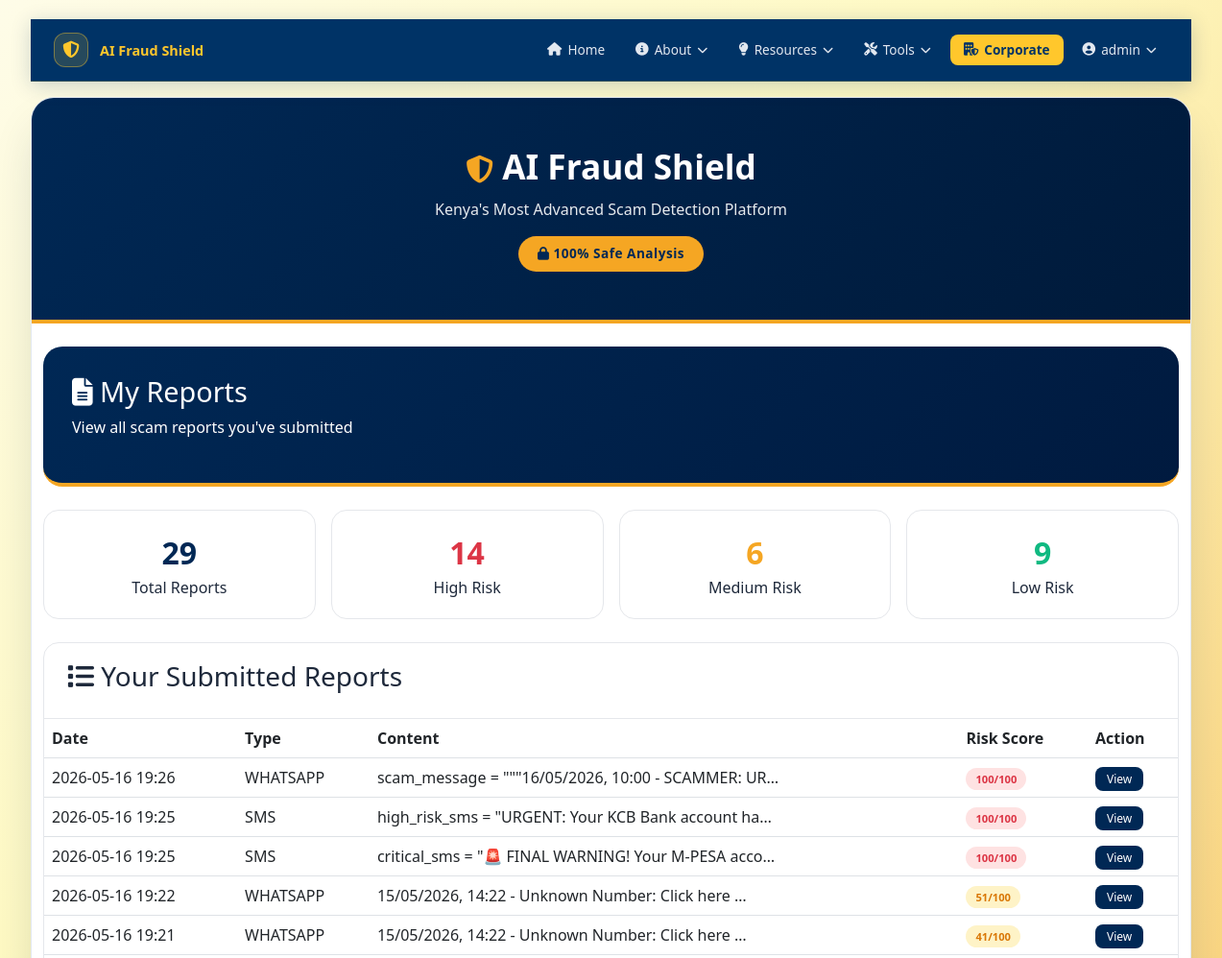
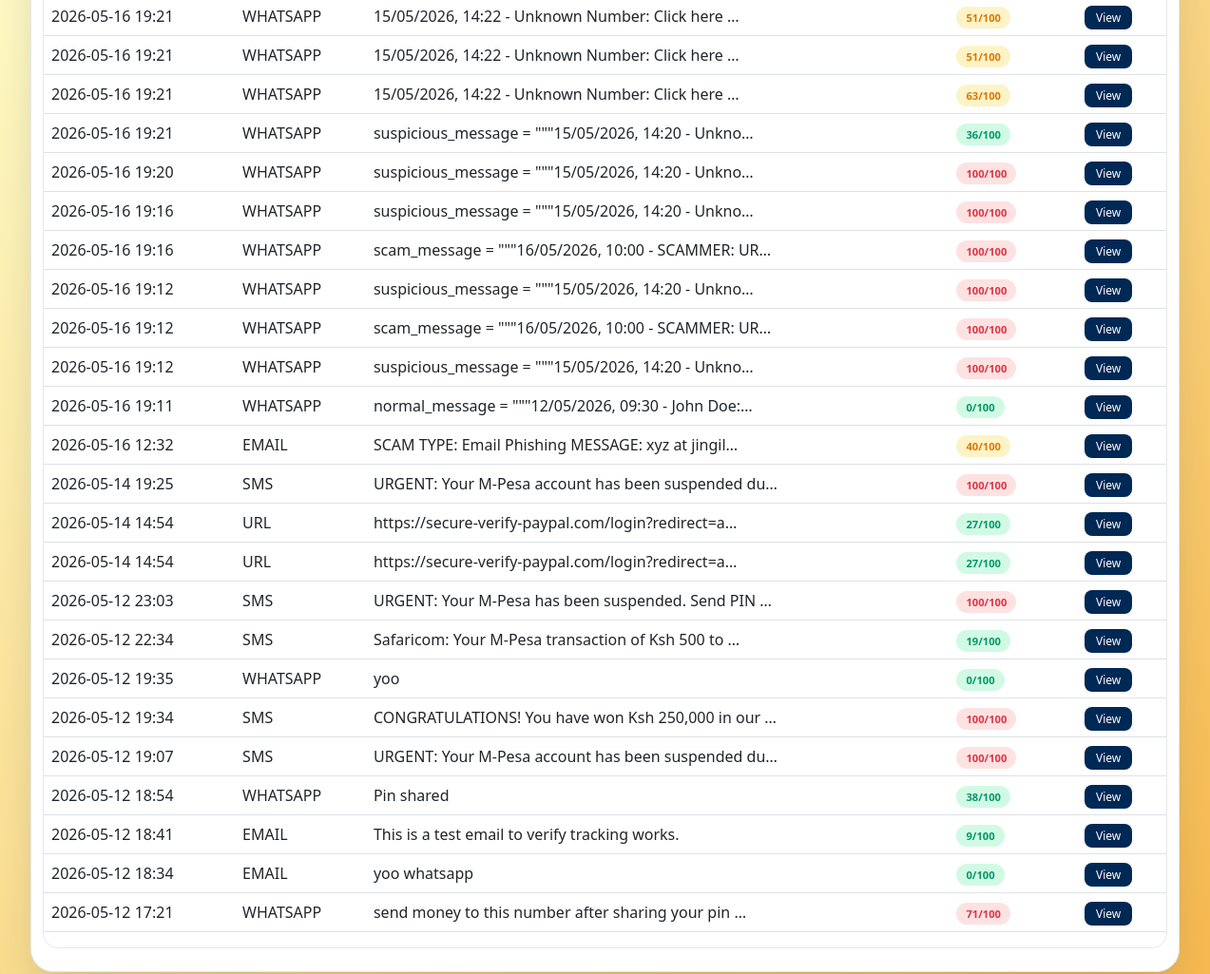
The page /my-reports/ (signed in) on the database as committed earlier (2 pictures, top to bottom).
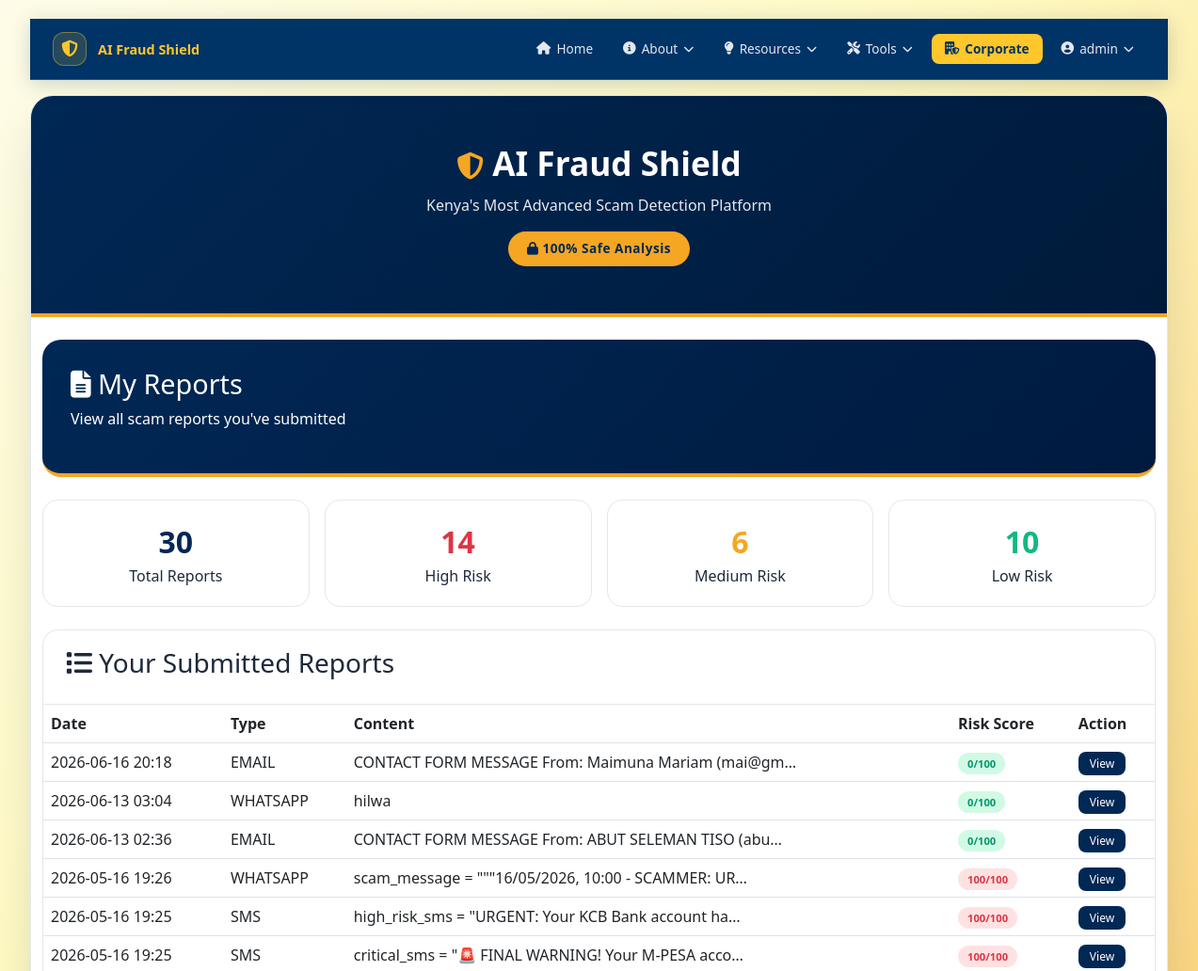
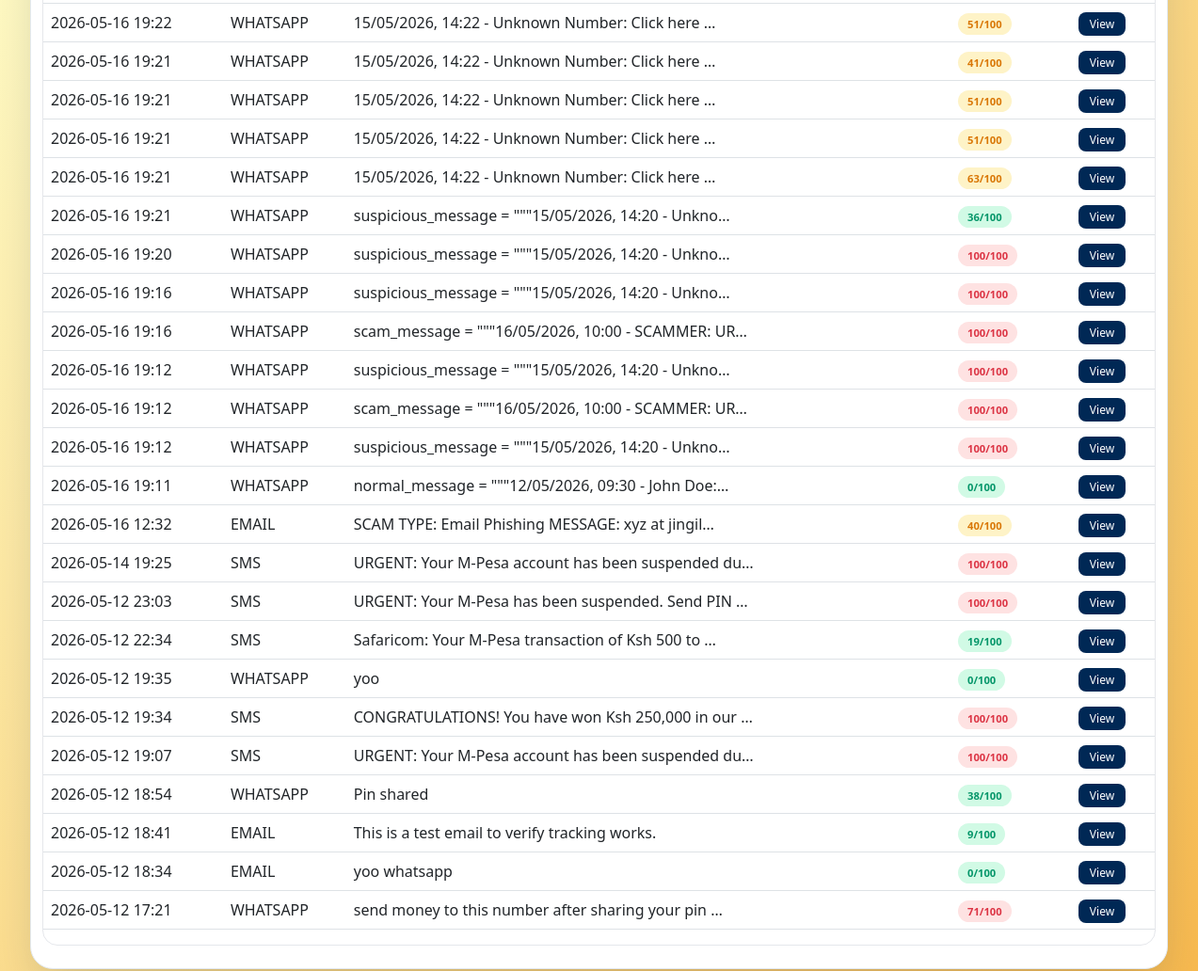
The same page on the database as committed later (2 pictures, top to bottom).
### detector/models.py (models this page shows, shortened)
class ScamReport(models.Model):
    REPORT_TYPES = [
        ('SMS', 'SMS Message'),
        ('EMAIL', 'Email'),
        ('URL', 'Website Link'),
        ('PHONE', 'Phone Number'),
        ('WHATSAPP', 'WhatsApp Chat'),
        ('SCREENSHOT', 'Screenshot'),
        ('CALL', 'Phone Call'),
        ('TELEGRAM', 'Telegram Message'),
        ('USSD', 'USSD Report'),
        ('WEB', 'Web Page'),
    ]
    user = models.ForeignKey(User, on_delete=models.CASCADE, null=True, blank=True, related_name='scam_reports')
    company = models.ForeignKey(Company, on_delete=models.SET_NULL, null=True, blank=True, related_name='company_reports')
    report_type = models.CharField(max_length=20, choices=REPORT_TYPES)
    content = models.TextField()
    risk_score = models.IntegerField()
    risk_level = models.CharField(max_length=20)
    reported_by = models.CharField(max_length=100, blank=True, null=True)
    date_reported = models.DateTimeField(auto_now_add=True)
    county = models.CharField(max_length=100, blank=True, null=True)
    latitude = models.FloatField(blank=True, null=True)
    longitude = models.FloatField(blank=True, null=True)
    ip_address = models.CharField(max_length=50, blank=True, null=True)
    class Meta:
        ordering = ['-date_reported']
        verbose_name = 'Scam Report'
        verbose_name_plural = 'Scam Reports'
        indexes = [
            models.Index(fields=['risk_score'], name='idx_scam_score'),
            models.Index(fields=['report_type'], name='idx_scam_type'),
            models.Index(fields=['date_reported'], name='idx_scam_date'),
            models.Index(fields=['user'], name='idx_scam_user'),
            models.Index(fields=['company'], name='idx_scam_company'),
        ]

### detector/views.py (the view)
# urls.py: path('my-reports/', views.my_reports, name='my_reports'),
@login_required
def my_reports(request):
    reports = ScamReport.objects.filter(user=request.user).order_by('-date_reported')
    context = {
        'reports': reports[:50],
        'total': reports.count(),
        'high_risk': reports.filter(risk_score__gte=70).count(),
        'medium_risk': reports.filter(risk_score__gte=40, risk_score__lt=70).count(),
        'low_risk': reports.filter(risk_score__lt=40).count(),
    }
    return render(request, 'detector/my_reports.html', context)

### detector/templates/detector/my_reports.html (shortened to what this page needs)
{% extends 'base.html' %}
{% load static %}
{% block content %}
<div class="container py-4">
    <div class="dashboard-header">
        <h1><i class="fas fa-file-alt"></i> My Reports</h1>
        <p>View all scam reports you've submitted</p>
    </div>
    <div class="stats-grid">
        <div class="stat-card navy">
            <div class="stat-value">{{ total }}</div>
            <div class="stat-label">Total Reports</div>
        </div>
        <div class="stat-card danger">
            <div class="stat-value">{{ high_risk }}</div>
            <div class="stat-label">High Risk</div>
        </div>
        <div class="stat-card warning">
            <div class="stat-value">{{ medium_risk }}</div>
            <div class="stat-label">Medium Risk</div>
        </div>
        <div class="stat-card success">
            <div class="stat-value">{{ low_risk }}</div>
            <div class="stat-label">Low Risk</div>
        </div>
    </div>
    <div class="table-card">
        <div class="card-header">
            <h3><i class="fas fa-list"></i> Your Submitted Reports</h3>
        </div>
        <div class="table-wrapper">
            <table class="table">
                <thead>
                    <tr>
                        <th>Date</th>
                        <th>Type</th>
                        <th>Content</th>
                        <th>Risk Score</th>
                        <th>Action</th>
                    </tr>
                </thead>
                <tbody>
                    {% for report in reports %}
                    <tr>
                        <td>{{ report.date_reported|date:"Y-m-d H:i" }}</td>
                        <td>{{ report.report_type }}</td>
                        <td>{{ report.content|truncatechars:50 }}</td>
                        <td>
                            <span class="badge-level {% if report.risk_score >= 70 %}HIGH{% elif report.risk_score >= 40 %}MEDIUM{% else %}LOW{% endif %}">
                                {{ report.risk_score }}/100
                            </span>
                        </td>
                        <td>
                            <a href="/admin/detector/scamreport/{{ report.id }}/change/" class="btn-view">View</a>
                        </td>
                    </tr>
                    {% empty %}
                    <tr>
                        <td colspan="5" class="text-center py-4">No reports found</td>
                    </tr>
                    {% endfor %}
                </tbody>
            </table>
        </div>
    </div>
</div>
{% endblock %}

### detector/templates/base.html (shortened to what this page needs)
<!DOCTYPE html>
<html lang="en">
  <head>
    <link href="https://cdn.jsdelivr.net/npm/bootstrap@5.3.0/dist/css/bootstrap.min.css" rel="stylesheet" />
    <link href="https://cdnjs.cloudflare.com/ajax/libs/font-awesome/6.4.0/css/all.min.css" rel="stylesheet" />
  </head>
  <body>
    <div class="container">
      {% include 'includes/navbar.html' %}
      <div class="main-card mt-3">
        {% block header %}
          <a href="/" style="text-decoration: none; display: block;">
            <div class="header">
              {% if request.path == '/' %}
                <h1><i class="fas fa-shield-alt"></i> AI Fraud Shield</h1>
                <p>Kenya's Most Advanced Scam Detection Platform</p>
                <div class="badge-custom">
                  <i class="fas fa-lock"></i> 100% Safe Analysis
                </div>
                {% if user.is_authenticated %}
                  <div class="user-welcome">
                    Welcome, <strong>{{ user.username }}</strong>
                    {% if user.userprofile.company %}
                      · {{ user.userprofile.company.name }}
                    {% endif %}
                  </div>
                {% endif %}
              {% elif '/about/' in request.path %}
                <h1><i class="fas fa-info-circle"></i> About Us</h1>
                <p>Learn about our mission to protect Kenyans from digital scams</p>
              {% elif '/how-it-works/' in request.path %}
                <h1><i class="fas fa-cogs"></i> How It Works</h1>
                <p>Understanding our advanced scam detection technology</p>
                <div class="badge-custom">
                  <i class="fas fa-robot"></i> AI-Powered Protection
                </div>
              {% elif '/faq/' in request.path %}
                <h1><i class="fas fa-question-circle"></i> Frequently Asked Questions</h1>
                <p>Answers to common questions about our service</p>
              {% elif '/safety-tips/' in request.path %}
                <h1><i class="fas fa-lightbulb"></i> Safety Tips</h1>
                <p>How to protect yourself from digital scams</p>
              {% elif '/scam-alerts/' in request.path %}
                <h1><i class="fas fa-bell"></i> Scam Alerts</h1>
                <p>Latest scam threats reported in Kenya</p>
              {% elif '/report-scam/' in request.path %}
                <h1><i class="fas fa-flag"></i> Report a Scam</h1>
                <p>Help protect fellow Kenyans by reporting scams</p>
                <div class="badge-custom">
                  <i class="fas fa-shield-alt"></i> Confidential Report
                </div>
              {% elif '/report-phishing/' in request.path %}
                <h1><i class="fas fa-fish"></i> Report Phishing Email</h1>
                <p>Help stop email scammers by reporting phishing attempts</p>
              {% elif '/contact/' in request.path %}
                <h1><i class="fas fa-envelope"></i> Contact Us</h1>
                <p>Get in touch with our support team</p>
              {% elif '/login/' in request.path %}
                <h1><i class="fas fa-sign-in-alt"></i> Welcome Back</h1>
                <p>Sign in to your AI Fraud Shield account</p>
              {% elif '/register/' in request.path %}
                <h1><i class="fas fa-user-plus"></i> Create Account</h1>
                <p>Join thousands of Kenyans protecting themselves from scams</p>
              {% elif '/profile/' in request.path %}
                <h1><i class="fas fa-user-circle"></i> My Profile</h1>
                <p>Your account details and activity</p>
              {% elif '/corporate/' in request.path %}
                <h1><i class="fas fa-building-shield"></i> Corporate Shield</h1>
                <p>Enterprise security dashboard for your organization</p>
              {% elif '/reports-dashboard/' in request.path %}
                <h1><i class="fas fa-flag"></i> Scam Reports Dashboard</h1>
                <p>Comprehensive overview of all submitted scam reports</p>
              {% elif '/heatmap/' in request.path %}
                <h1><i class="fas fa-map-marked-alt"></i> Scam Heatmap</h1>
                <p>Geographic distribution of scam reports across Kenya</p>
              {% elif '/leaderboard/' in request.path %}
                <h1><i class="fas fa-trophy"></i> Leaderboard</h1>
                <p>Top contributors protecting Kenya from scams</p>
              {% else %}
                <h1><i class="fas fa-shield-alt"></i> AI Fraud Shield</h1>
                <p>Kenya's Most Advanced Scam Detection Platform</p>
                <div class="badge-custom">
                  <i class="fas fa-lock"></i> 100% Safe Analysis
                </div>
              {% endif %}
            </div>
          </a>
        {% endblock %}
        {% block content %}
        {% endblock %}
      </div>
    </div>
  </body>
</html>

### templates/includes/navbar.html (shortened to what this page needs)
{% load static %}
<nav class="navbar-custom">
    <div class="navbar-container">
        <a href="/" class="navbar-logo">
            <div class="logo-icon">
                <i class="fas fa-shield-alt"></i>
            </div>
            <div class="logo-text">
                <span class="logo-fraud">AI Fraud Shield</span>
            </div>
        </a>
        <div class="navbar-desktop">
            <a href="/" class="nav-link {% if request.path == '/' %}active{% endif %}">
                <i class="fas fa-home"></i> Home
            </a>
            <div class="dropdown">
                <button class="dropdown-btn {% if '/about/' in request.path or '/how-it-works/' in request.path or '/contact/' in request.path %}active{% endif %}">
                    <i class="fas fa-info-circle"></i> About <i class="fas fa-chevron-down"></i>
                </button>
            </div>
            <div class="dropdown">
                <button class="dropdown-btn {% if '/safety-tips/' in request.path or '/scam-alerts/' in request.path %}active{% endif %}">
                    <i class="fas fa-lightbulb"></i> Resources <i class="fas fa-chevron-down"></i>
                </button>
            </div>
            <div class="dropdown">
                <button class="dropdown-btn {% if '/report-scam/' in request.path or '/heatmap/' in request.path or '/leaderboard/' in request.path %}active{% endif %}">
                    <i class="fas fa-tools"></i> Tools <i class="fas fa-chevron-down"></i>
                </button>
            </div>
            {% if user.is_authenticated %}
                {% with profile=user.userprofile %}
                    {% if profile.role == 'COMPANY_ADMIN' or profile.role == 'SUPER_ADMIN' or user.is_superuser %}
                        <a href="/corporate/" class="btn-corporate">
                            <i class="fas fa-building-shield"></i> Corporate
                        </a>
                    {% endif %}
                {% endwith %}
            {% endif %}
            <div class="dropdown">
                {% if user.is_authenticated %}
                    <button class="dropdown-btn">
                        <i class="fas fa-user-circle"></i> {{ user.username|truncatechars:10 }} <i class="fas fa-chevron-down"></i>
                    </button>
                {% endif %}
            </div>
        </div>
    </div>
</nav>

### detector/templates/base.html (style rules this page uses)
:root { --navy: #002855; --navy-dark: #001a3a; --navy-light: #e8f0fe; --gold: #f5a623; --gold-dark: #e6951a; --gold-light: #fef3d5; --white: #ffffff; --gray: #6c757d; --text-dark: #1e293b; --text-light: #64748b; --border-color: #e2e8f0; }
* { box-sizing: border-box; margin: 0; padding: 0; }
body { background: linear-gradient(135deg, #fefce8 0%, #fef9c3 30%, #f7b94e 100%); font-family: 'Segoe UI', Tahoma, Geneva, Verdana, sans-serif; min-height: 100vh; padding: clamp(10px, 3vw, 20px); color: var(--text-dark); line-height: 1.5; }
.container { max-width: 1400px; margin: 0 auto; width: 100%; }
.main-card { background: var(--white); border-radius: clamp(16px, 4vw, 24px); box-shadow: 0 25px 50px -12px rgba(0, 40, 85, 0.2); overflow: hidden; border: 1px solid var(--border-color); }
.header { background: linear-gradient(135deg, var(--navy) 0%, var(--navy-dark) 100%); color: var(--white); padding: clamp(30px, 6vw, 50px) clamp(20px, 5vw, 40px); text-align: center; position: relative; cursor: pointer; transition: all 0.3s ease; border-bottom: 4px solid var(--gold); overflow: hidden; }
.header::before { content: ''; position: absolute; top: -50%; right: -50%; width: 200%; height: 200%; background: radial-gradient(circle, rgba(245, 166, 35, 0.08) 1%, transparent 1%); background-size: 50px 50px; animation: shimmer 20s linear infinite; pointer-events: none; }
.header h1 { font-size: clamp(1.5rem, 5vw, 2.2rem); margin-bottom: clamp(8px, 2vw, 12px); position: relative; z-index: 1; font-weight: 700; word-break: break-word; }
.header h1 i { color: var(--gold); font-size: clamp(1.3rem, 4vw, 1.8rem); }
.header p { position: relative; z-index: 1; opacity: 0.9; font-size: clamp(0.85rem, 3vw, 1rem); margin: 0; max-width: 600px; margin-left: auto; margin-right: auto; }
.badge-custom { display: inline-block; background: var(--gold); padding: clamp(5px, 1.5vw, 8px) clamp(14px, 3vw, 20px); border-radius: 50px; font-size: clamp(0.7rem, 2.5vw, 0.85rem); font-weight: 700; position: relative; z-index: 1; color: var(--navy); margin-top: clamp(10px, 3vw, 16px); letter-spacing: 0.5px; }

### templates/includes/navbar.html (style rules this page uses)
:root { --usiu-navy: #003366; --usiu-navy-dark: #002244; --usiu-gold: #FFC72C; --usiu-gold-dark: #e6b422; --usiu-red: #DC2626; --usiu-red-dark: #b91c1c; --usiu-text: #e2e8f0; }
.navbar-custom { background: var(--usiu-navy); box-shadow: 0 4px 20px rgba(0, 51, 102, 0.2); position: sticky; top: 0; z-index: 1000; border-bottom: 1px solid rgba(255, 199, 44, 0.2); }
.navbar-container { max-width: 1400px; margin: 0 auto; padding: 0 1.5rem; display: flex; justify-content: space-between; align-items: center; height: 64px; }
.navbar-logo { display: flex; align-items: center; gap: 12px; text-decoration: none; }
.logo-icon { width: 36px; height: 36px; background: rgba(255, 199, 44, 0.15); border-radius: 12px; display: flex; align-items: center; justify-content: center; border: 1px solid rgba(255, 199, 44, 0.4); transition: all 0.3s ease; }
.logo-icon i { color: var(--usiu-gold); font-size: 1.1rem; }
.logo-text { display: none; }
@media (min-width: 640px) { .logo-text { display: block; } }
.logo-fraud { color: var(--usiu-gold); font-weight: 700; font-size: 0.9rem; }
.navbar-desktop { display: none; align-items: center; gap: 8px; }
@media (min-width: 1024px) { .navbar-desktop { display: flex; } }
.dropdown { position: relative; display: inline-block; }
.dropdown-btn { display: flex; align-items: center; gap: 6px; padding: 6px 12px; background: none; border: none; color: var(--usiu-text); font-size: 0.85rem; font-weight: 500; border-radius: 8px; cursor: pointer; transition: all 0.2s ease; }
.dropdown-btn i.fa-chevron-down { font-size: 0.7rem; transition: transform 0.2s; }
.dropdown::after { content: ''; position: absolute; top: 100%; left: 0; width: 100%; height: 8px; background: transparent; }
.nav-link { display: flex; align-items: center; gap: 6px; padding: 6px 12px; color: var(--usiu-text); font-size: 0.85rem; font-weight: 500; border-radius: 8px; text-decoration: none; transition: all 0.2s ease; }
.btn-corporate { background: var(--usiu-gold); color: var(--usiu-navy); padding: 6px 14px; border-radius: 8px; font-weight: 600; font-size: 0.85rem; text-decoration: none; display: flex; align-items: center; gap: 6px; transition: all 0.2s ease; }

Rows that differ between the two databases and show on the page:
removed ScamReport: date_reported "2026-05-14 14:54", report_type "URL", content "https://secure-verify-paypal.com/login?redirect=a…", risk_score "27"
removed ScamReport: date_reported "2026-05-14 14:54", report_type "URL", content "https://secure-verify-paypal.com/login?redirect=a…", risk_score "27"
added ScamReport: date_reported "2026-06-16 20:18", report_type "EMAIL", content "CONTACT FORM MESSAGE From: Maimuna Mariam (mai@gm…", risk_score "0"
added ScamReport: date_reported "2026-06-13 03:04", report_type "WHATSAPP", content "hilwa", risk_score "0"
added ScamReport: date_reported "2026-06-13 02:36", report_type "EMAIL", content "CONTACT FORM MESSAGE From: ABUT SELEMAN TISO (abu…", risk_score "0"
Other text that changed with them:
{{ total }}: "29" → "30"
{{ low_risk }}: "9" → "10"
